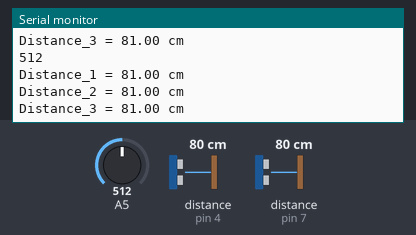
Bench run of a sketch on a simulated Arduino Uno, built with avr-gcc and run on an emulated ATmega328P. Parts: the last lines printed to the serial monitor. The test bench sets the inputs (shaded band); at power-on: distance to the obstacle (sensors on pin 7, pin 4) 80 cm, A5 = 512. The echo pulse lasts 58.3 µs per cm.

Above: at 5.5 s.
5.6 s: distance to the obstacle (sensor on pin 7) set to 12 cm
At 7.1 s:
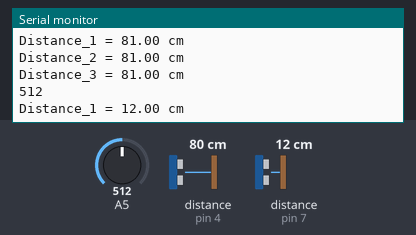
8.8 s: distance to the obstacle (sensor on pin 7) set to 9 cm
At 10.2 s:
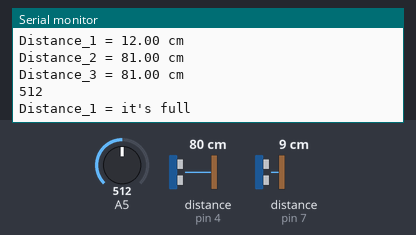
Timing chart, 0 to 11.8 s (numbered marks = the images above; inputs shaded):
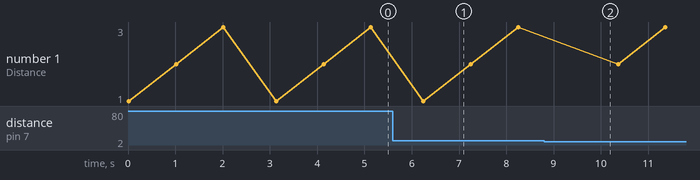

Measured:
- the behaviour switches between 11 and 10 cm on distance to the obstacle (sensor on pin 7) (found by bisection; images 1 and 2)
- after the input at 5.6 s, the serial monitor: prints a new line after 0.65 s (image 1)
- after the input at 8.8 s, the serial monitor: prints a new line after 0.56 s (image 2)

The sketch:

sketch_mar12a.ino
```cpp
#include "NewPing.h"


#define TRIGGER_PIN_1  9
#define ECHO_PIN_1     7
#define TRIGGER_PIN_2  3
#define ECHO_PIN_2     4
#define TRIGGER_PIN_3  6
#define ECHO_PIN_3     2
#define MAX_DISTANCE 400
#define MIN_DISTANCE 10
#define MAX_GAS 150 //120


//PhpocEmail email;
NewPing sonar_1(TRIGGER_PIN_1, ECHO_PIN_1, MAX_DISTANCE);
NewPing sonar_2(TRIGGER_PIN_2, ECHO_PIN_2, MAX_DISTANCE);
NewPing sonar_3(TRIGGER_PIN_3, ECHO_PIN_3, MAX_DISTANCE);
float distance_1;
float distance_2;
float distance_3;
int pre_status = 0;
int cur_status = 0;
int sent = 0;

void setup() {
  Serial.begin (9600);
  //Phpoc.begin(PF_LOG_SPI | PF_LOG_NET | PF_LOG_APP);
}

void loop() {

  distance_1 = sonar_1.ping_cm();
  distance_2 = sonar_2.ping_cm();
  distance_3 = sonar_2.ping_cm();
  // Send results to Serial Monitor
  Serial.print("Distance_1 = ");
  if (distance_1 >= 400 || distance_1 <= 2) {
    cur_status = 0;
    Serial.println("Out of range");
  }
  else {
    if (distance_1 <= MIN_DISTANCE) {
      cur_status = 1;
      Serial.println("it's full");
    }
    else{
      cur_status = 0;
      Serial.print(distance_1);
      Serial.println(" cm");
    }
    delay(500);
  }
  delay(500);

  /*
  // Got full for two times
  if (pre_status == 1 && cur_status == 1 && sent == 0) {
    email.setOutgoingServer("smtp.gmail.com", 587);
    email.setOutgoingLogin("mwchiuu@gmail.com", "twedusuck");

    email.setFrom("mwchiuu@gmail.com ", "Sunny");
    email.setTo("arduinotestingg@gmail.com", "Sunny");

    email.setSubject("Mail from your trash can");  // Mail Subject

    // Mail Contents
    email.beginMessage();
    email.println("Hello!");
    email.println("Your trash can is full");
    email.println("Feel free to clean it up!");
    email.endMessage();

    if (email.send() > 0){
      sent = 1;
      Serial.println("Your Mail has been sent successfully");
    }
    else
      Serial.println("Your Mail is not sent");
  }
  pre_status = cur_status;

  if (val > 130 && sent == 0) {
    email.setOutgoingServer("smtp.gmail.com", 587);
    email.setOutgoingLogin("mwchiuu@gmail.com", "twedusuck");

    email.setFrom("mwchiuu@gmail.com ", "Sunny");
    email.setTo("arduinotestingg@gmail.com", "Sunny");

    email.setSubject("Mail from your trash can");  // Mail Subject

    // Mail Contents
    email.beginMessage();
    email.println("Hello!");
    email.println("Your trash can smells bad");
    email.println("Feel free to clean it up!");
    email.endMessage();

    if (email.send() > 0) {
      sent = 1;
      Serial.println("Your Mail has been sent successfully");
    }
    else
      Serial.println("Your Mail is not sent");
  }*/

  Serial.print("Distance_2 = ");
  if (distance_2 >= 400 || distance_2 <= 2) {
    Serial.println("Out of range");
  }

  else {
    if (distance_2 <= MIN_DISTANCE) {
      Serial.println("it's full");
    }
    else{
      Serial.print(distance_2);
      Serial.println(" cm");
    }
    delay(500);
  }
  delay(500);

  Serial.print("Distance_3 = ");
  if (distance_3 >= 400 || distance_3 <= 2) {
    Serial.println("Out of range");
  }
  else {
    if (distance_3 <= MIN_DISTANCE) {
    Serial.println("it's full");
    }
    else{
      Serial.print(distance_3);
      Serial.println(" cm");
    }
    delay(500);
  }
  delay(500);
  int val;
  val=analogRead(A5);//Read Gas value from analog 0
  Serial.println(val,DEC);//Print the value to serial port
  delay(100);
}
```
